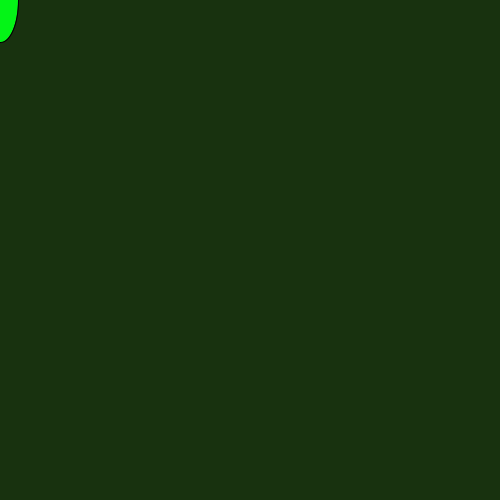
Frame 1 (no input)
Frame 60 (the mouse pressed at the canvas centre just before this capture): identical to frame 1, image omitted
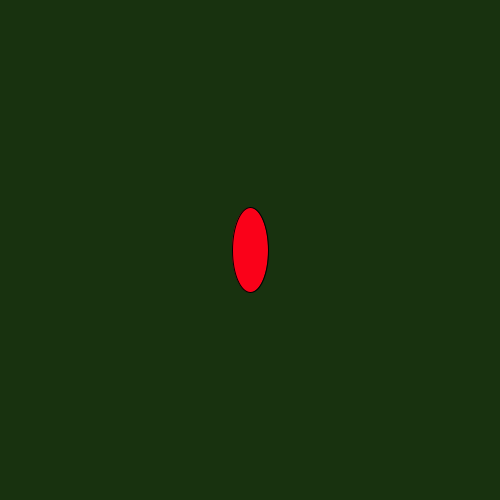
Frame 120 (the mouse held since frame 60 and released just before this capture)

The Processing sketch that drew these frames (run headless with seeded random() and noise(); from frame 60 on, the mouse is pressed at the canvas centre):

// Processing sketch: sketch_160919a
// ── sketch_160919a.pde
void setup() {
  size(500,500);
}
void draw(){
  background(24,50,15);
  if(mousePressed){
  fill(250,1,25);
  }
  else{ //otherwise
    fill(4,244,23);
  }
 
  ellipse(mouseX,mouseY,36,85);

  println(mouseY);
  println(mouseX);
}



  
  
 
  
 
 
